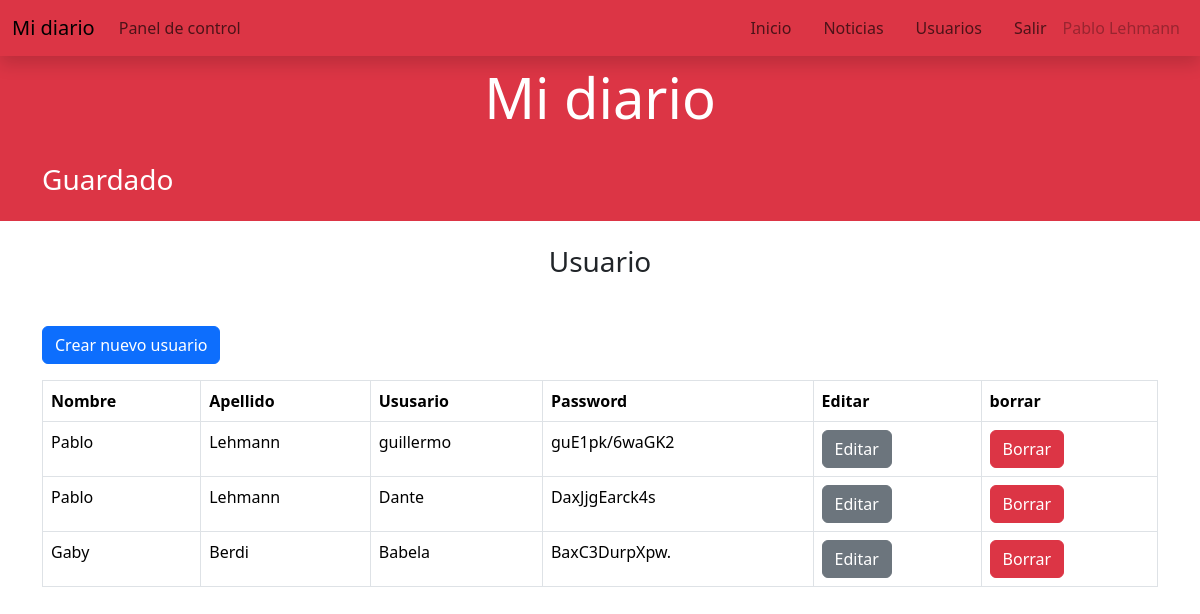
Screenshot of /admin/usuarios.php?mensaje=Guardado (signed in) with the database file from the repository.
### tables this page shows
CREATE TABLE `usuarios` (
  `id_usuario` int(11) NOT NULL,
  `nombre` varchar(30) NOT NULL,
  `apellido` varchar(30) NOT NULL,
  `usuario` varchar(30) NOT NULL,
  `password` varchar(30) NOT NULL
);

### admin/usuarios.php (the view, shortened to what this page needs)
<?php
extract($_REQUEST);
        ?>
    <!DOCTYPE html>
    <html lang="es">
    <head>
        <link href="https://cdn.jsdelivr.net/npm/bootstrap@5.3.2/dist/css/bootstrap.min.css" rel="stylesheet"
>
    </head>
    <body>
    <header class="container-fluid bg-danger text-white p-3">
            <div class="row">
                <div class="col-12"><br><br>
                    <h1 class="display-4 text-center">Mi diario</h1>
                    <br>
                </div>
            </div>
            <div class="container">
            <?php require("menu.php"); ?>
            <?php
            if (isset($mensaje))
                print("<h3 >" . $mensaje . "</h3>");
            ?>
        </div>
    </header><br>
    <section class="d-flex justify-content-center align-items-center">
        <h3>Usuario</h3>
    </section><br>
    <section class="container">
        <a href="usuario_nuevo.php" class="btn btn-primary my-3">Crear nuevo usuario</a>
    <table class="table table-bordered">
        <tr>
            <th>Nombre</th>
            <th>Apellido</th>
            <th>Ususario</th>
            <th>Password</th>
            <th>Editar</th>
            <th>borrar</th>
        </tr>
        <?php
        require("conexion.php");
        $conexion = mysqli_connect($server_db, $usuario_db, $password_db)
            or die("No se puede conectar con el servidor");
        mysqli_select_db($conexion, $base_db)
            or die("No se puede seleccionar la base de datos");
        $instruccion = "select * from usuarios";
        $consulta = mysqli_query($conexion, $instruccion)
            or die("No puedo consultar");
        $nfilas = mysqli_num_rows($consulta);
        for ($i = 0; $i < $nfilas; $i++) {
            $resultado = mysqli_fetch_array($consulta);
            print('
            <tr>
                <td>' . trim($resultado['nombre']) . '</td>
                <td>' . substr($resultado['apellido'], 0, 50) . '</td>
                <td>' . substr($resultado['usuario'], 0, 50) . '</td>
                <td>' . substr($resultado['password'], 0, 50) . '</td>
                <td> <a href="usuario_editar.php?id_usuario=' . $resultado['id_usuario'] . '" class=" btn btn-secondary">Editar</a></td>
                <td> <a href="usuario_borrar.php?id_usuario=' . $resultado['id_usuario'] .'" class=" btn btn-danger" onclick="return confirm(&quot; Desea eliminar &quot;)" >Borrar</a></td>
            </tr>
           ');
        }
        ?>
    </table>
</section>
</body>
</html>

### rows the page displays
usuarios: nombre "Pablo", apellido "Lehmann", usuario "guillermo", password "guE1pk/6waGK2"
usuarios: nombre "Pablo", apellido "Lehmann", usuario "Dante", password "DaxJjgEarck4s"
usuarios: nombre "Gaby", apellido "Berdi", usuario "Babela", password "BaxC3DurpXpw."

### other values shown
$_SESSION["nombre"] "Pablo"
$_SESSION["apellido"] "Lehmann"
$mensaje "Guardado"
